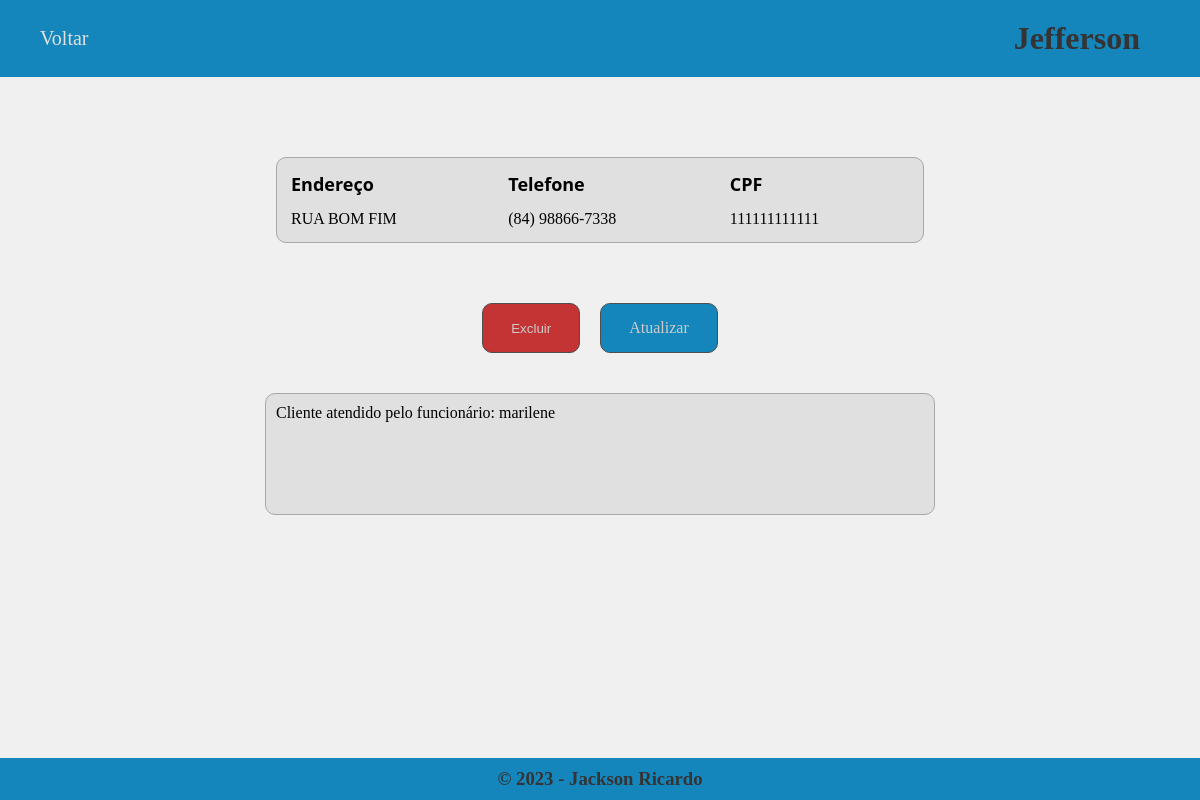
Screenshot of /cliente/13/ with the database file from the repository.
### clientes/models.py (models this page shows, shortened)
class Cliente(models.Model):
    nome = models.CharField(max_length=255, verbose_name="Nome")
    endereco = models.CharField(max_length=350, verbose_name="Endereço")
    telefone = models.CharField(max_length=255, verbose_name="Telefone")
    cpf = models.CharField(max_length=255, verbose_name="CPF")
    funcionario = models.ForeignKey(Funcionario, on_delete=models.SET_NULL, null=True, blank=True, verbose_name="Funcionário que atende")

class Funcionario(models.Model):
    nome = models.CharField(max_length=255, verbose_name="Nome")
    apelido = models.CharField(max_length=255, verbose_name="Apelido")
    snap = models.CharField(max_length=255, verbose_name="Snap")
    cpf = models.CharField(max_length=255, verbose_name="CPF")

### clientes/views.py (the view)
# urls.py: path('cliente/<int:pk>/', cliente_views.detalhes_cliente, name="detalhes_cliente"),
def detalhes_cliente(request, pk):
    cliente = get_object_or_404(Cliente, pk=pk)
    funcionario_atende = cliente.funcionario  # Obter o funcionário que atende este cliente, se existir
    contexto = {
        'cliente': cliente,
        'funcionario_atende': funcionario_atende,  # Adicionar o funcionário que atende este cliente ao contexto
    }
    return render(request, template_name="clientes/cliente.html", context=contexto)

### clientes/templates/clientes/cliente.html (shortened to what this page needs)
<!DOCTYPE html>
<html>
<head>
</head>
<body>
    <header>
        <a href="{% url 'home' %}">Voltar</a>
        <h1>{{cliente.nome}}</h1>
    </header>
    <div>
        <table>
            <tr id="title">
                <td>
                    Endereço
                </td>
                <td>
                    Telefone
                </td>
                <td>
                    CPF
                </td>
            </tr>
            <tr>
                <td>
                    {{cliente.endereco}}
                </td>
                <td>
                    {{cliente.telefone}}
                </td>
                <td>
                    {{cliente.cpf}}
                </td>
            </tr>
        </table>
        <div id="button">
            <button id="deletar" onclick="confirmDeleta()">Excluir</button>
            <a id="update" href="{% url 'update_cliente' cliente.pk %}">Atualizar</a>
        </div>
        <div class="info-box">
            {% if cliente.funcionario %}
                <p>Cliente atendido pelo funcionário: {{ cliente.funcionario.nome }}</p>
            {% else %}
                <p>Nenhum funcionário está atualmente atendendo este cliente.</p>
            {% endif %}
        </div>
    </div>
    <footer>
      <h3>© 2023 - Jackson Ricardo</h3>
    </footer>
</body>
</html>

### clientes/templates/clientes/cliente.html (style rules this page uses)
* { margin: 0; padding: 0; }
body { background-color: #f0f0f0; }
header { width: 100%; background-color: #1486bb; margin: 0; display: flex; justify-content: space-between; }
header h1 { color: #353333; padding: 20px 60px 20px 0; }
header a { text-decoration: none; color: #e0e0e0; font-size: 20px; margin: auto 0 auto 0; padding-left: 40px; }
div { width: 90%; margin: 60px auto 0 auto; padding: 20px; }
div table { background-color: #e0e0e0; width: 60%; margin: auto; padding: 10px; border: 1px solid #a8a8a8; border-radius: 10px; }
div table td { padding: 2px; }
div table tr#title td { font-family: 'Segoe UI', Tahoma, Geneva, Verdana, sans-serif; font-size: 18px; font-weight: 600; padding-bottom: 10px; }
div div#button { width: 100%; margin-top: 40px; display: flex; justify-content: center; padding: 20px 0px 20px 0; }
div div#button button#deletar { background-color:#c43434; padding: 15px 28px 15px 28px; border: 1px solid #4e4e4e; color: #cccccc; cursor: pointer; border-radius: 10px; }
div div#button a#update { background-color: #1486bb; padding: 15px 28px 15px 28px; border: 1px solid #4e4e4e; color: #cccccc; text-decoration: none; margin-left: 20px; cursor: pointer; border-radius: 10px; }
footer { background-color: #1486bb; text-align: center; position: absolute; bottom: 0px; left: 0px; width: 100%; }
footer h3 { padding: 10px 0 10px 0; color: #353333; }
.info-box { width: 60%; height: 100px; border: 1px solid #a8a8a8; padding: 10px; margin-top: 20px; background-color: #e0e0e0; border-radius: 10px; }

### rows the page displays
Cliente: nome "Jefferson", endereco "RUA BOM FIM", telefone "(84) 98866-7338", cpf "111111111111", funcionario.nome "marilene"
